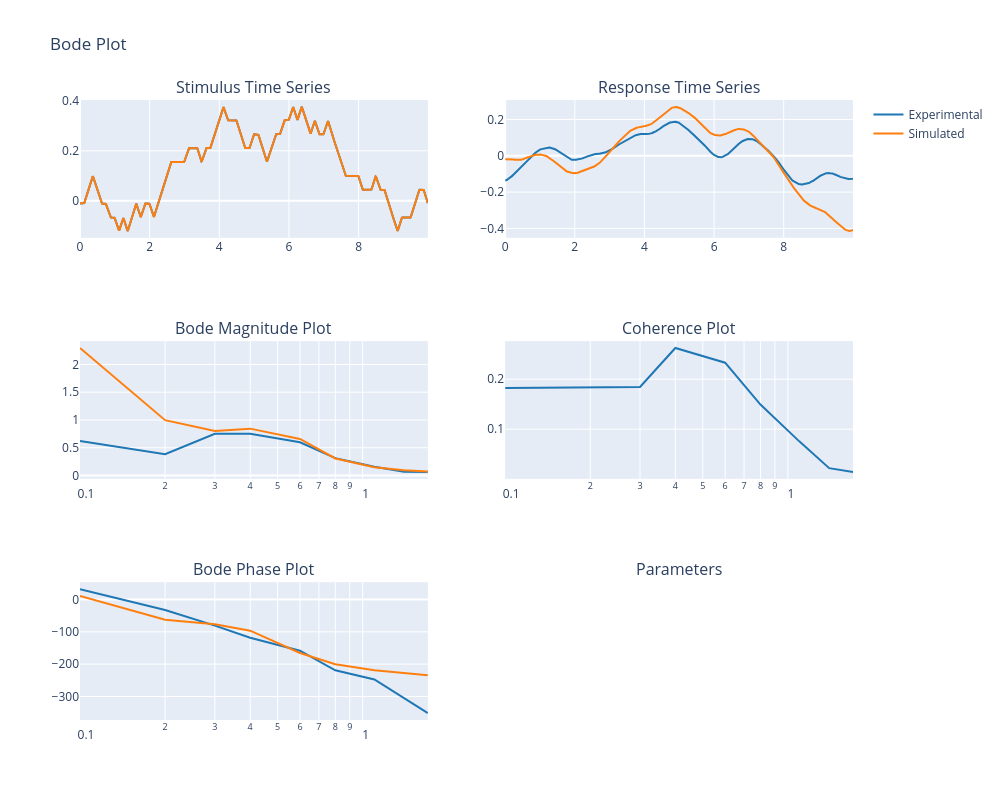

The notebook cell this image was saved under:
### Code cell
# complete steps for 10s long visual stimulus
# Define subject antrhopometry
weight = 53
height = 1.66

config = {
    "ModelName": "Peterka2018",
    "frfSmoothing": lambda x, f: bp.logspace_manual_10s(x,f)
}

# create a model instance for the subject
model_vis = P18.P18(weight, height, config=config)
# Load experimental data
com, stim_vis, stim_prop, time = bp.getdata_lifespan(
    'data/d1_vis1.csv', 
    height, 
    resample=True, 
    cut_to_cycles=True,
    end_time=220,
    cycle_start_samples=20*90,
    cycle_length_samples=10*90
)

model_vis.params['W'] = 0.1
model_vis.add_experimental_data(stim_vis, com, 90)

model_vis.fit()

print(model_vis)

figure = model_vis.plot()
figure.show()

### Figure 1 — Plotly figure (JSON) as saved in the notebook; plotly's stock layout.template omitted (floating-point values rounded to 4 significant figures; data arrays with more than 128 entries replaced by an {"elided": "..."} marker saying what was removed)
{"data": [{"line": {"color": "#1f77b4"}, "mode": "lines", "showlegend": false, "type": "scatter", "x": {"elided": "900 float values"}, "xaxis": "x", "y": {"elided": "900 float values"}, "yaxis": "y"}, {"line": {"color": "#1f77b4"}, "mode": "lines", "showlegend": false, "type": "scatter", "x": {"elided": "900 float values"}, "xaxis": "x2", "y": {"elided": "900 float values"}, "yaxis": "y2"}, {"line": {"color": "#1f77b4"}, "mode": "lines", "name": "Experimental", "showlegend": true, "type": "scatter", "x": [0.1, 0.2, 0.3, 0.4, 0.6, 0.8, 1.1, 1.4, 1.7], "xaxis": "x3", "y": [0.6222, 0.3829, 0.7523, 0.7521, 0.5986, 0.3125, 0.1573, 0.0674, 0.06211], "yaxis": "y3"}, {"line": {"color": "#1f77b4"}, "mode": "lines", "showlegend": false, "type": "scatter", "x": [0.1, 0.2, 0.3, 0.4, 0.6, 0.8, 1.1, 1.4, 1.7], "xaxis": "x4", "y": [0.1823, 0.1834, 0.1846, 0.2624, 0.2331, 0.1492, 0.07507, 0.02195, 0.01424], "yaxis": "y4"}, {"line": {"color": "#1f77b4"}, "mode": "lines", "showlegend": false, "type": "scatter", "x": [0.1, 0.2, 0.3, 0.4, 0.6, 0.8, 1.1, 1.4, 1.7], "xaxis": "x5", "y": [32.17, -32.5, -80.89, -118.2, -158.4, -219.1, -247.3, -305.3, -351.5], "yaxis": "y5"}, {"line": {"color": "#ff7f0e"}, "mode": "lines", "showlegend": false, "type": "scatter", "x": {"elided": "900 float values"}, "xaxis": "x", "y": {"elided": "900 float values"}, "yaxis": "y"}, {"line": {"color": "#ff7f0e"}, "mode": "lines", "showlegend": false, "type": "scatter", "x": {"elided": "900 float values"}, "xaxis": "x2", "y": {"elided": "900 float values"}, "yaxis": "y2"}, {"line": {"color": "#ff7f0e"}, "mode": "lines", "name": "Simulated", "showlegend": true, "type": "scatter", "x": [0.1, 0.2, 0.3, 0.4, 0.6, 0.8, 1.1, 1.4, 1.7], "xaxis": "x3", "y": [2.297, 0.9964, 0.8008, 0.8437, 0.6586, 0.3065, 0.1474, 0.09419, 0.06897], "yaxis": "y3"}, {"line": {"color": "#ff7f0e"}, "mode": "lines", "showlegend": false, "type": "scatter", "x": [0.1, 0.2, 0.3, 0.4, 0.6, 0.8, 1.1, 1.4, 1.7], "xaxis": "x5", "y": [10.84, -62.85, -76.79, -96.33, -165.4, -200.0, -218.6, -228.2, -234.6], "yaxis": "y5"}], "layout": {"annotations": [{"font": {"size": 16}, "showarrow": false, "text": "Stimulus Time Series", "x": 0.225, "xanchor": "center", "xref": "paper", "y": 1, "yanchor": "bottom", "yref": "paper"}, {"font": {"size": 16}, "showarrow": false, "text": "Response Time Series", "x": 0.775, "xanchor": "center", "xref": "paper", "y": 1, "yanchor": "bottom", "yref": "paper"}, {"font": {"size": 16}, "showarrow": false, "text": "Bode Magnitude Plot", "x": 0.225, "xanchor": "center", "xref": "paper", "y": 0.6111, "yanchor": "bottom", "yref": "paper"}, {"font": {"size": 16}, "showarrow": false, "text": "Coherence Plot", "x": 0.775, "xanchor": "center", "xref": "paper", "y": 0.6111, "yanchor": "bottom", "yref": "paper"}, {"font": {"size": 16}, "showarrow": false, "text": "Bode Phase Plot", "x": 0.225, "xanchor": "center", "xref": "paper", "y": 0.2222, "yanchor": "bottom", "yref": "paper"}, {"font": {"size": 16}, "showarrow": false, "text": "Parameters", "x": 0.775, "xanchor": "center", "xref": "paper", "y": 0.2222, "yanchor": "bottom", "yref": "paper"}], "height": 800, "title": {"text": "Bode Plot"}, "width": 1000, "xaxis": {"anchor": "y", "domain": [0, 0.45]}, "xaxis2": {"anchor": "y2", "domain": [0.55, 1]}, "xaxis3": {"anchor": "y3", "domain": [0, 0.45], "type": "log"}, "xaxis4": {"anchor": "y4", "domain": [0.55, 1], "type": "log"}, "xaxis5": {"anchor": "y5", "domain": [0, 0.45], "type": "log"}, "yaxis": {"anchor": "x", "domain": [0.7778, 1]}, "yaxis2": {"anchor": "x2", "domain": [0.7778, 1]}, "yaxis3": {"anchor": "x3", "domain": [0.3889, 0.6111]}, "yaxis4": {"anchor": "x4", "domain": [0.3889, 0.6111]}, "yaxis5": {"anchor": "x5", "domain": [0, 0.2222]}}}
